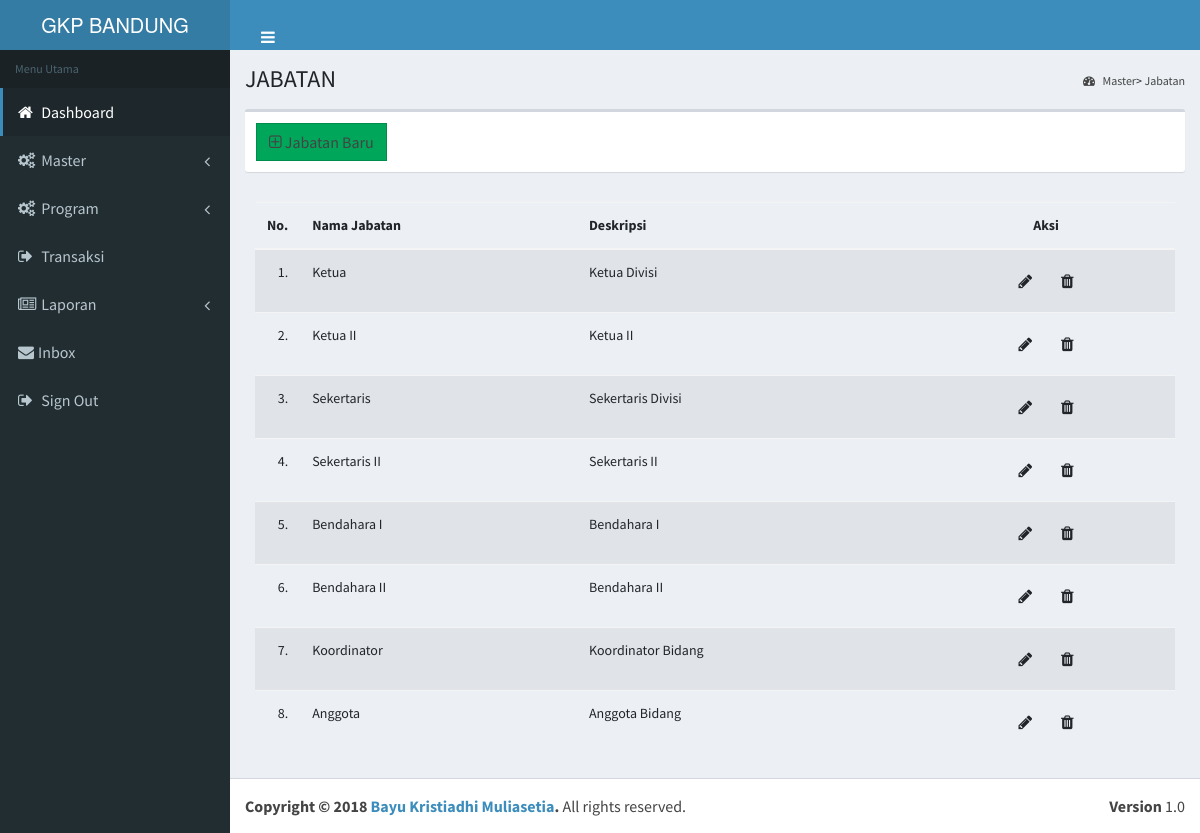
/main/jabatan.php (signed in), run on the app's committed database.
### tables this page shows
CREATE TABLE `tbl_jabatan` (
  `jab_id` int(2) NOT NULL,
  `jab_nama` varchar(25) NOT NULL,
  `jab_desc` varchar(100) NOT NULL
);

### control/jab_functions.php (the view, shortened to what this page needs)
<?
function DisplayJab()
{
    global $conn;
    ?>
    <table id="jabtab" class="table table-condensed table-striped" style="font-size:14px;" width="60%" cellspacing="0" cellpadding="0">
      <thead>
          <tr align="Left">
              <th width="10">No.</th>
              <th>Nama Jabatan</th>
              <th>Deskripsi</th>
              <th style="text-align:center;">Aksi</th>
          </tr>
      </thead>
      <tbody>
    <?
      $getJabatan = "SELECT * FROM tbl_jabatan ORDER BY jab_id";
      $execJab = mysqli_query($conn,$getJabatan);
      $i=0;
      while($row=mysqli_fetch_array($execJab,MYSQLI_ASSOC))
      {
          $i++;
          $jabId = $row['jab_id'];
          ?>
              <tr>
                  <td align="right"><? echo $i;?>.</td>
                  <td><? echo $row['jab_nama'];?></td>
                  <td><? echo $row['jab_desc'];?></td>
                  <td align="center">
                      <a class="btn" data-toggle="modal" data-target="#editJab<? echo $jabId;?>"><span class="fa fa-pencil"></span></a>
                      <a class="btn" data-toggle="modal" data-target="#delJab<? echo $jabId;?>"><span class="fa fa-trash"></span></a>
                  </td>
              </tr>
          <?
      }
    ?>
      </tbody>
   </table>
  <?
}
    ?>

### data on the page
tbl_jabatan: jab_nama "Ketua", jab_desc "Ketua Divisi"
tbl_jabatan: jab_nama "Ketua II", jab_desc "Ketua II"
tbl_jabatan: jab_nama "Sekertaris", jab_desc "Sekertaris Divisi"
tbl_jabatan: jab_nama "Sekertaris II", jab_desc "Sekertaris II"
tbl_jabatan: jab_nama "Bendahara I", jab_desc "Bendahara I"
tbl_jabatan: jab_nama "Bendahara II", jab_desc "Bendahara II"
tbl_jabatan: jab_nama "Koordinator", jab_desc "Koordinator Bidang"
tbl_jabatan: jab_nama "Anggota", jab_desc "Anggota Bidang"
